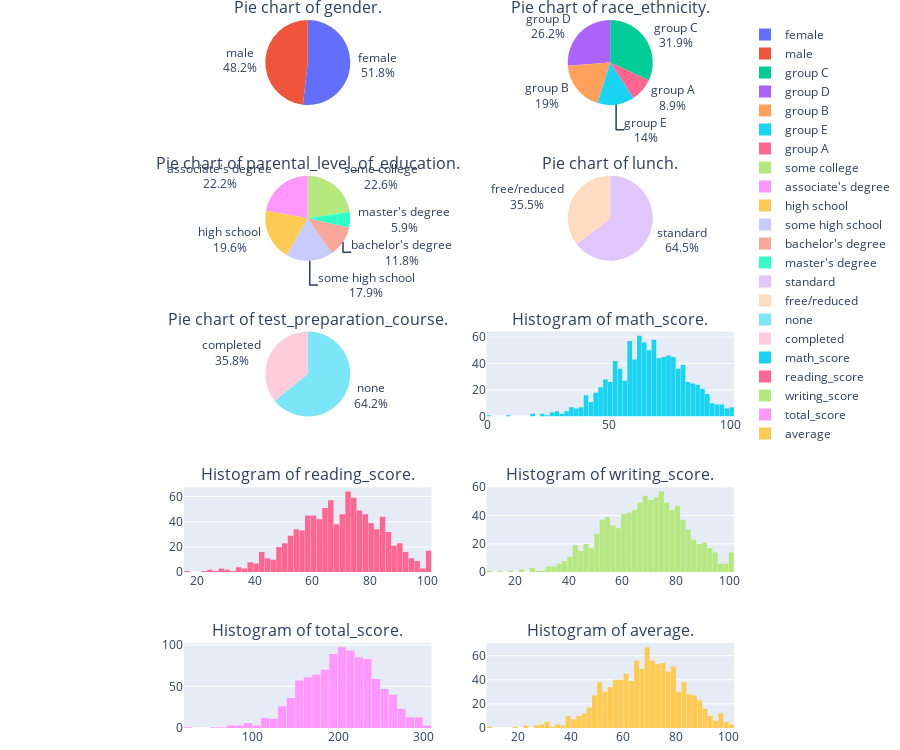

This figure's notebook cell:
### Code cell
plot_features(df)

### Figure 1 — Plotly figure (JSON) as saved in the notebook; plotly's stock layout.template omitted (floating-point values rounded to 4 significant figures; data arrays with more than 128 entries replaced by an {"elided": "..."} marker saying what was removed)
{"data": [{"customdata": [[518], [482]], "domain": {"x": [0, 0.45], "y": [0.88, 1]}, "hovertemplate": "label=%{label}<br>Occurrences=%{customdata[0]}<extra></extra>", "labels": ["female", "male"], "legendgroup": "", "name": "", "showlegend": true, "textinfo": "percent+label", "type": "pie", "values": [518, 482]}, {"customdata": [[190], [319], [89], [262], [140]], "domain": {"x": [0.55, 1], "y": [0.88, 1]}, "hovertemplate": "label=%{label}<br>Occurrences=%{customdata[0]}<extra></extra>", "labels": ["group B", "group C", "group A", "group D", "group E"], "legendgroup": "", "name": "", "showlegend": true, "textinfo": "percent+label", "type": "pie", "values": [190, 319, 89, 262, 140]}, {"customdata": [[118], [226], [59], [222], [196], [179]], "domain": {"x": [0, 0.45], "y": [0.66, 0.78]}, "hovertemplate": "label=%{label}<br>Occurrences=%{customdata[0]}<extra></extra>", "labels": ["bachelor's degree", "some college", "master's degree", "associate's degree", "high school", "some high school"], "legendgroup": "", "name": "", "showlegend": true, "textinfo": "percent+label", "type": "pie", "values": [118, 226, 59, 222, 196, 179]}, {"customdata": [[645], [355]], "domain": {"x": [0.55, 1], "y": [0.66, 0.78]}, "hovertemplate": "label=%{label}<br>Occurrences=%{customdata[0]}<extra></extra>", "labels": ["standard", "free/reduced"], "legendgroup": "", "name": "", "showlegend": true, "textinfo": "percent+label", "type": "pie", "values": [645, 355]}, {"customdata": [[642], [358]], "domain": {"x": [0, 0.45], "y": [0.44, 0.56]}, "hovertemplate": "label=%{label}<br>Occurrences=%{customdata[0]}<extra></extra>", "labels": ["none", "completed"], "legendgroup": "", "name": "", "showlegend": true, "textinfo": "percent+label", "type": "pie", "values": [642, 358]}, {"name": "math_score", "type": "histogram", "x": {"elided": "1000 int values"}, "xaxis": "x", "yaxis": "y"}, {"name": "reading_score", "type": "histogram", "x": {"elided": "1000 int values"}, "xaxis": "x2", "yaxis": "y2"}, {"name": "writing_score", "type": "histogram", "x": {"elided": "1000 int values"}, "xaxis": "x3", "yaxis": "y3"}, {"name": "total_score", "type": "histogram", "x": {"elided": "1000 int values"}, "xaxis": "x4", "yaxis": "y4"}, {"name": "average", "type": "histogram", "x": {"elided": "1000 float values"}, "xaxis": "x5", "yaxis": "y5"}], "layout": {"annotations": [{"font": {"size": 16}, "showarrow": false, "text": "Pie chart of gender.", "x": 0.225, "xanchor": "center", "xref": "paper", "y": 1, "yanchor": "bottom", "yref": "paper"}, {"font": {"size": 16}, "showarrow": false, "text": "Pie chart of race_ethnicity.", "x": 0.775, "xanchor": "center", "xref": "paper", "y": 1, "yanchor": "bottom", "yref": "paper"}, {"font": {"size": 16}, "showarrow": false, "text": "Pie chart of parental_level_of_education.", "x": 0.225, "xanchor": "center", "xref": "paper", "y": 0.78, "yanchor": "bottom", "yref": "paper"}, {"font": {"size": 16}, "showarrow": false, "text": "Pie chart of lunch.", "x": 0.775, "xanchor": "center", "xref": "paper", "y": 0.78, "yanchor": "bottom", "yref": "paper"}, {"font": {"size": 16}, "showarrow": false, "text": "Pie chart of test_preparation_course.", "x": 0.225, "xanchor": "center", "xref": "paper", "y": 0.56, "yanchor": "bottom", "yref": "paper"}, {"font": {"size": 16}, "showarrow": false, "text": "Histogram of math_score.", "x": 0.775, "xanchor": "center", "xref": "paper", "y": 0.56, "yanchor": "bottom", "yref": "paper"}, {"font": {"size": 16}, "showarrow": false, "text": "Histogram of reading_score.", "x": 0.225, "xanchor": "center", "xref": "paper", "y": 0.34, "yanchor": "bottom", "yref": "paper"}, {"font": {"size": 16}, "showarrow": false, "text": "Histogram of writing_score.", "x": 0.775, "xanchor": "center", "xref": "paper", "y": 0.34, "yanchor": "bottom", "yref": "paper"}, {"font": {"size": 16}, "showarrow": false, "text": "Histogram of total_score.", "x": 0.225, "xanchor": "center", "xref": "paper", "y": 0.12, "yanchor": "bottom", "yref": "paper"}, {"font": {"size": 16}, "showarrow": false, "text": "Histogram of average.", "x": 0.775, "xanchor": "center", "xref": "paper", "y": 0.12, "yanchor": "bottom", "yref": "paper"}], "bargap": 0.05, "height": 750, "margin": {"b": 10, "l": 5, "r": 5, "t": 20}, "showlegend": true, "width": 900, "xaxis": {"anchor": "y", "domain": [0.55, 1]}, "xaxis2": {"anchor": "y2", "domain": [0, 0.45]}, "xaxis3": {"anchor": "y3", "domain": [0.55, 1]}, "xaxis4": {"anchor": "y4", "domain": [0, 0.45]}, "xaxis5": {"anchor": "y5", "domain": [0.55, 1]}, "yaxis": {"anchor": "x", "domain": [0.44, 0.56]}, "yaxis2": {"anchor": "x2", "domain": [0.22, 0.34]}, "yaxis3": {"anchor": "x3", "domain": [0.22, 0.34]}, "yaxis4": {"anchor": "x4", "domain": [0, 0.12]}, "yaxis5": {"anchor": "x5", "domain": [0, 0.12]}}}
